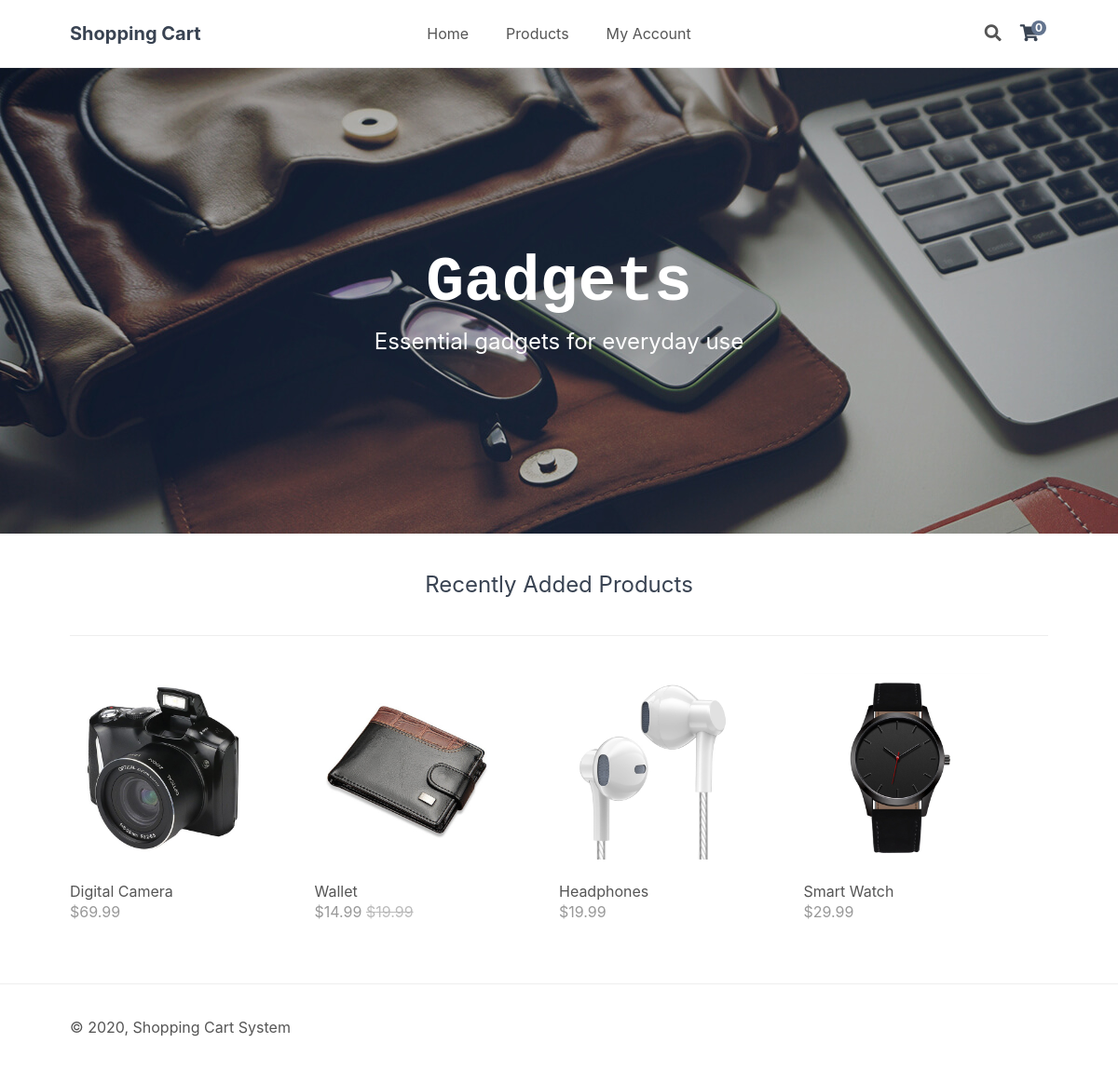
The page / on the database its author committed.
### tables this page shows
CREATE TABLE IF NOT EXISTS `products` (
`id` int(11) NOT NULL,
  `name` varchar(200) NOT NULL,
  `desc` text NOT NULL,
  `price` decimal(7,2) NOT NULL,
  `rrp` decimal(7,2) NOT NULL DEFAULT '0.00',
  `quantity` int(11) NOT NULL,
  `img` text NOT NULL,
  `date_added` datetime NOT NULL DEFAULT CURRENT_TIMESTAMP
);

### index.php (called while the page is built, shortened)
<?php
include 'functions.php';
$page = isset($_GET['page']) && file_exists($_GET['page'] . '.php') ? $_GET['page'] : 'home';
include $page . '.php';
?>

### home.php (the view, shortened to what this page needs)
<?php
$stmt = $pdo->prepare('SELECT * FROM products ORDER BY date_added DESC LIMIT 4');
$stmt->execute();
$recently_added_products = $stmt->fetchAll(PDO::FETCH_ASSOC);
?>
<?=template_header('Home')?>
<div class="featured">
    <h2>Gadgets</h2>
    <p>Essential gadgets for everyday use</p>
</div>
<div class="recentlyadded content-wrapper">
    <h2>Recently Added Products</h2>
    <div class="products">
        <?php foreach ($recently_added_products as $product): ?>
        <a href="index.php?page=product&id=<?=$product['id']?>" class="product">
            <?php if (!empty($product['img']) && file_exists('imgs/' . $product['img'])): ?>
            <img src="imgs/<?=$product['img']?>" width="200" height="200" alt="<?=$product['name']?>">
            <?php endif; ?>
            <span class="name"><?=$product['name']?></span>
            <span class="price">
                <?=currency_code?><?=number_format($product['price'],2)?>
                <?php if ($product['rrp'] > 0): ?>
                <span class="rrp"><?=currency_code?><?=number_format($product['rrp'],2)?></span>
                <?php endif; ?>
            </span>
        </a>
        <?php endforeach; ?>
    </div>
</div>
<?=template_footer()?>

### style.css (style rules this page uses)
* { box-sizing: border-box; font-family: -apple-system, BlinkMacSystemFont, "segoe ui", roboto, oxygen, ubuntu, cantarell, "fira sans", "droid sans", "helvetica neue", Arial, sans-serif; font-size: 16px; -webkit-font-smoothing: antialiased; -moz-osx-font-smoothing: grayscale; }
html { height: 100%; }
body { position: relative; min-height: 100%; color: #555555; background-color: #FFFFFF; margin: 0; padding-bottom: 100px; }
h1, h2, h3, h4, h5 { color: #394352; }
.content-wrapper { width: 1050px; margin: 0 auto; }
main .featured { display: flex; flex-direction: column; background-image: url(imgs/featured-image.jpg); background-repeat: no-repeat; background-size: cover; height: 500px; align-items: center; justify-content: center; text-align: center; }
main .featured h2 { display: inline-block; margin: 0; width: 1050px; font-family: Rockwell, Courier Bold, Courier, Georgia, Times, Times New Roman, serif; font-size: 68px; color: #FFFFFF; padding-bottom: 10px; }
main .featured p { display: inline-block; margin: 0; width: 1050px; font-size: 24px; color: #FFFFFF; }
main .recentlyadded h2 { display: block; font-weight: normal; margin: 0; padding: 40px 0; font-size: 24px; text-align: center; width: 100%; border-bottom: 1px solid #EEEEEE; }
main .recentlyadded .products, main .products .products-wrapper { display: flex; flex-wrap: wrap; align-items: center; padding: 40px 0 0 0; }
main .recentlyadded .products .product, main .products .products-wrapper .product { display: block; overflow: hidden; text-decoration: none; width: 25%; padding-bottom: 60px; }
main .recentlyadded .products .product img, main .products .products-wrapper .product img { transform: scale(1); transition: transform 1s; }
main .recentlyadded .products .product .name, main .products .products-wrapper .product .name { display: block; color: #555555; padding: 20px 0 2px 0; }
main .recentlyadded .products .product .price, main .products .products-wrapper .product .price { display: block; color: #999999; }
main .recentlyadded .products .product .rrp, main .products .products-wrapper .product .rrp { color: #BBBBBB; text-decoration: line-through; }

### rows shown on the page
products: img (picture), name "Digital Camera", price "69.99"
products: img (picture), name "Wallet", price "14.99", rrp "19.99"
products: img (picture), name "Headphones", price "19.99"
products: img (picture), name "Smart Watch", price "29.99"

### other values the page prints
$site_name "Shopping Cart"
$num_items_in_cart "0"
